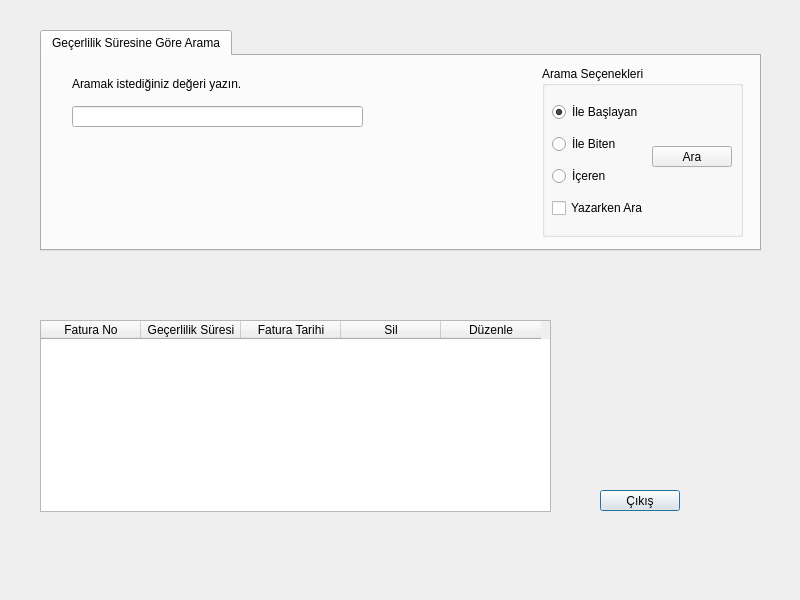
<?xml version="1.0" encoding="UTF-8"?>
<ui version="4.0">
 <class>FaturaAramaFormu</class>
 <widget class="QDialog" name="FaturaAramaFormu">
  <property name="geometry">
   <rect>
    <x>0</x>
    <y>0</y>
    <width>800</width>
    <height>600</height>
   </rect>
  </property>
  <property name="windowTitle">
   <string>Fatura Arama</string>
  </property>
  <property name="windowIcon">
   <iconset resource="../../materials.qrc">
    <normaloff>:/icons/Icons/Search text.png</normaloff>:/icons/Icons/Search text.png</iconset>
  </property>
  <widget class="QTableWidget" name="tableWidget">
   <property name="geometry">
    <rect>
     <x>40</x>
     <y>320</y>
     <width>511</width>
     <height>192</height>
    </rect>
   </property>
   <column>
    <property name="text">
     <string>Fatura No</string>
    </property>
   </column>
   <column>
    <property name="text">
     <string>Geçerlilik Süresi</string>
    </property>
   </column>
   <column>
    <property name="text">
     <string>Fatura Tarihi</string>
    </property>
   </column>
   <column>
    <property name="text">
     <string>Sil</string>
    </property>
   </column>
   <column>
    <property name="text">
     <string>Düzenle</string>
    </property>
   </column>
  </widget>
  <widget class="QPushButton" name="pb_Cikis">
   <property name="geometry">
    <rect>
     <x>600</x>
     <y>490</y>
     <width>80</width>
     <height>21</height>
    </rect>
   </property>
   <property name="text">
    <string>Çıkış</string>
   </property>
   <property name="icon">
    <iconset resource="../../materials.qrc">
     <normaloff>:/icons/Icons/No.png</normaloff>:/icons/Icons/No.png</iconset>
   </property>
  </widget>
  <widget class="QTabWidget" name="tabWidget">
   <property name="geometry">
    <rect>
     <x>40</x>
     <y>30</y>
     <width>721</width>
     <height>221</height>
    </rect>
   </property>
   <property name="currentIndex">
    <number>0</number>
   </property>
   <widget class="QWidget" name="tab">
    <attribute name="title">
     <string>Geçerlilik Süresine Göre Arama</string>
    </attribute>
    <widget class="QLineEdit" name="le_AramaYeriF">
     <property name="geometry">
      <rect>
       <x>30</x>
       <y>50</y>
       <width>291</width>
       <height>21</height>
      </rect>
     </property>
    </widget>
    <widget class="QGroupBox" name="groupBox">
     <property name="geometry">
      <rect>
       <x>500</x>
       <y>10</y>
       <width>201</width>
       <height>171</height>
      </rect>
     </property>
     <property name="title">
      <string>Arama Seçenekleri</string>
     </property>
     <widget class="QPushButton" name="pb_AraF">
      <property name="geometry">
       <rect>
        <x>110</x>
        <y>80</y>
        <width>80</width>
        <height>21</height>
       </rect>
      </property>
      <property name="text">
       <string>Ara</string>
      </property>
      <property name="icon">
       <iconset resource="../../materials.qrc">
        <normaloff>:/icons/Icons/google_custom_search.png</normaloff>:/icons/Icons/google_custom_search.png</iconset>
      </property>
     </widget>
     <widget class="QWidget" name="layoutWidget">
      <property name="geometry">
       <rect>
        <x>10</x>
        <y>30</y>
        <width>91</width>
        <height>131</height>
       </rect>
      </property>
      <layout class="QGridLayout" name="gridLayout">
       <item row="0" column="0">
        <widget class="QRadioButton" name="rb_IleBaslayanF">
         <property name="text">
          <string>İle Başlayan</string>
         </property>
         <property name="checkable">
          <bool>true</bool>
         </property>
         <property name="checked">
          <bool>true</bool>
         </property>
        </widget>
       </item>
       <item row="1" column="0">
        <widget class="QRadioButton" name="rb_IleBitenF">
         <property name="text">
          <string>İle Biten</string>
         </property>
        </widget>
       </item>
       <item row="2" column="0">
        <widget class="QRadioButton" name="rb_IcerenF">
         <property name="text">
          <string>İçeren</string>
         </property>
        </widget>
       </item>
       <item row="3" column="0">
        <widget class="QCheckBox" name="cb_YazarkenAraF">
         <property name="text">
          <string>Yazarken Ara</string>
         </property>
        </widget>
       </item>
      </layout>
     </widget>
    </widget>
    <widget class="QLabel" name="lbl_AramaF">
     <property name="geometry">
      <rect>
       <x>30</x>
       <y>20</y>
       <width>191</width>
       <height>16</height>
      </rect>
     </property>
     <property name="text">
      <string>Aramak istediğiniz değeri yazın.</string>
     </property>
    </widget>
   </widget>
  </widget>
 </widget>
 <resources>
  <include location="../../materials.qrc"/>
 </resources>
 <connections>
  <connection>
   <sender>pb_Cikis</sender>
   <signal>clicked()</signal>
   <receiver>FaturaAramaFormu</receiver>
   <slot>reject()</slot>
   <hints>
    <hint type="sourcelabel">
     <x>734</x>
     <y>551</y>
    </hint>
    <hint type="destinationlabel">
     <x>604</x>
     <y>542</y>
    </hint>
   </hints>
  </connection>
 </connections>
</ui>
